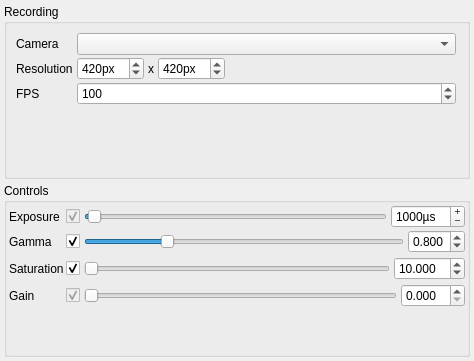
<?xml version="1.0" encoding="UTF-8"?>
<ui version="4.0">
 <class>FLIRCamSettingsDialog</class>
 <widget class="QDialog" name="FLIRCamSettingsDialog">
  <property name="geometry">
   <rect>
    <x>0</x>
    <y>0</y>
    <width>474</width>
    <height>361</height>
   </rect>
  </property>
  <property name="windowTitle">
   <string>Dialog</string>
  </property>
  <layout class="QVBoxLayout" name="verticalLayout">
   <property name="spacing">
    <number>4</number>
   </property>
   <property name="leftMargin">
    <number>4</number>
   </property>
   <property name="topMargin">
    <number>4</number>
   </property>
   <property name="rightMargin">
    <number>4</number>
   </property>
   <property name="bottomMargin">
    <number>4</number>
   </property>
   <item>
    <widget class="QGroupBox" name="cameraGroupBox">
     <property name="title">
      <string>Recording</string>
     </property>
     <layout class="QHBoxLayout" name="horizontalLayout">
      <item>
       <layout class="QFormLayout" name="formLayout_2">
        <property name="horizontalSpacing">
         <number>4</number>
        </property>
        <property name="verticalSpacing">
         <number>2</number>
        </property>
        <property name="rightMargin">
         <number>2</number>
        </property>
        <property name="bottomMargin">
         <number>2</number>
        </property>
        <item row="0" column="0">
         <widget class="QLabel" name="cameraLabel">
          <property name="text">
           <string>Camera</string>
          </property>
         </widget>
        </item>
        <item row="0" column="1">
         <widget class="QComboBox" name="cameraComboBox"/>
        </item>
        <item row="2" column="0">
         <widget class="QLabel" name="fpsLabel">
          <property name="text">
           <string>FPS</string>
          </property>
         </widget>
        </item>
        <item row="2" column="1">
         <widget class="QSpinBox" name="fpsSpinBox">
          <property name="toolTip">
           <string>Frames per second</string>
          </property>
          <property name="minimum">
           <number>4</number>
          </property>
          <property name="maximum">
           <number>1000</number>
          </property>
          <property name="value">
           <number>100</number>
          </property>
         </widget>
        </item>
        <item row="1" column="0">
         <widget class="QLabel" name="resolutionLabel">
          <property name="text">
           <string>Resolution</string>
          </property>
         </widget>
        </item>
        <item row="1" column="1">
         <widget class="QWidget" name="resolutionWidget" native="true">
          <layout class="QHBoxLayout" name="horizontalLayout_3">
           <property name="spacing">
            <number>4</number>
           </property>
           <property name="leftMargin">
            <number>0</number>
           </property>
           <property name="topMargin">
            <number>0</number>
           </property>
           <property name="rightMargin">
            <number>0</number>
           </property>
           <property name="bottomMargin">
            <number>0</number>
           </property>
           <item>
            <widget class="QSpinBox" name="spinBoxWidth">
             <property name="suffix">
              <string>px</string>
             </property>
             <property name="minimum">
              <number>20</number>
             </property>
             <property name="maximum">
              <number>4000</number>
             </property>
             <property name="value">
              <number>420</number>
             </property>
            </widget>
           </item>
           <item>
            <widget class="QLabel" name="label">
             <property name="text">
              <string>x</string>
             </property>
            </widget>
           </item>
           <item>
            <widget class="QSpinBox" name="spinBoxHeight">
             <property name="suffix">
              <string>px</string>
             </property>
             <property name="minimum">
              <number>20</number>
             </property>
             <property name="maximum">
              <number>4000</number>
             </property>
             <property name="value">
              <number>420</number>
             </property>
            </widget>
           </item>
           <item>
            <spacer name="horizontalSpacer_3">
             <property name="orientation">
              <enum>Qt::Horizontal</enum>
             </property>
             <property name="sizeHint" stdset="0">
              <size>
               <width>40</width>
               <height>20</height>
              </size>
             </property>
            </spacer>
           </item>
          </layout>
         </widget>
        </item>
       </layout>
      </item>
     </layout>
    </widget>
   </item>
   <item>
    <widget class="QGroupBox" name="groupBox">
     <property name="title">
      <string>Controls</string>
     </property>
     <layout class="QHBoxLayout" name="horizontalLayout_4">
      <property name="spacing">
       <number>2</number>
      </property>
      <property name="leftMargin">
       <number>2</number>
      </property>
      <property name="topMargin">
       <number>2</number>
      </property>
      <property name="rightMargin">
       <number>2</number>
      </property>
      <property name="bottomMargin">
       <number>2</number>
      </property>
      <item>
       <layout class="QFormLayout" name="formLayout">
        <item row="1" column="0">
         <widget class="QLabel" name="exposureLabel">
          <property name="text">
           <string>Exposure</string>
          </property>
         </widget>
        </item>
        <item row="1" column="1">
         <widget class="QWidget" name="exposureWidget" native="true">
          <layout class="QHBoxLayout" name="horizontalLayout_6">
           <property name="spacing">
            <number>4</number>
           </property>
           <property name="leftMargin">
            <number>0</number>
           </property>
           <property name="topMargin">
            <number>0</number>
           </property>
           <property name="rightMargin">
            <number>0</number>
           </property>
           <property name="bottomMargin">
            <number>0</number>
           </property>
           <item>
            <widget class="QCheckBox" name="checkBox">
             <property name="enabled">
              <bool>false</bool>
             </property>
             <property name="text">
              <string/>
             </property>
             <property name="checked">
              <bool>true</bool>
             </property>
            </widget>
           </item>
           <item>
            <widget class="QSlider" name="sliderExposure">
             <property name="maximum">
              <number>99999</number>
             </property>
             <property name="value">
              <number>1000</number>
             </property>
             <property name="orientation">
              <enum>Qt::Horizontal</enum>
             </property>
            </widget>
           </item>
           <item>
            <widget class="QSpinBox" name="sbExposure">
             <property name="toolTip">
              <string>Adjust camera exposure</string>
             </property>
             <property name="buttonSymbols">
              <enum>QAbstractSpinBox::PlusMinus</enum>
             </property>
             <property name="suffix">
              <string>µs</string>
             </property>
             <property name="minimum">
              <number>10</number>
             </property>
             <property name="maximum">
              <number>99999</number>
             </property>
             <property name="value">
              <number>1000</number>
             </property>
            </widget>
           </item>
          </layout>
         </widget>
        </item>
        <item row="2" column="0">
         <widget class="QLabel" name="gammaLabel">
          <property name="text">
           <string>Gamma</string>
          </property>
         </widget>
        </item>
        <item row="3" column="1">
         <widget class="QWidget" name="contrastWidget" native="true">
          <property name="minimumSize">
           <size>
            <width>100</width>
            <height>0</height>
           </size>
          </property>
          <layout class="QHBoxLayout" name="horizontalLayout_7">
           <property name="spacing">
            <number>4</number>
           </property>
           <property name="leftMargin">
            <number>0</number>
           </property>
           <property name="topMargin">
            <number>0</number>
           </property>
           <property name="rightMargin">
            <number>0</number>
           </property>
           <property name="bottomMargin">
            <number>0</number>
           </property>
          </layout>
         </widget>
        </item>
        <item row="4" column="0">
         <widget class="QLabel" name="saturationLabel">
          <property name="text">
           <string>Saturation</string>
          </property>
         </widget>
        </item>
        <item row="4" column="1">
         <widget class="QWidget" name="saturationWidget" native="true">
          <property name="minimumSize">
           <size>
            <width>100</width>
            <height>0</height>
           </size>
          </property>
          <layout class="QHBoxLayout" name="horizontalLayout_8">
           <property name="spacing">
            <number>4</number>
           </property>
           <property name="leftMargin">
            <number>0</number>
           </property>
           <property name="topMargin">
            <number>0</number>
           </property>
           <property name="rightMargin">
            <number>0</number>
           </property>
           <property name="bottomMargin">
            <number>0</number>
           </property>
           <item>
            <widget class="QCheckBox" name="cbSaturation">
             <property name="text">
              <string/>
             </property>
             <property name="checked">
              <bool>true</bool>
             </property>
            </widget>
           </item>
           <item>
            <widget class="QSlider" name="sliderSaturation">
             <property name="maximum">
              <number>100</number>
             </property>
             <property name="orientation">
              <enum>Qt::Horizontal</enum>
             </property>
            </widget>
           </item>
           <item>
            <widget class="QDoubleSpinBox" name="sbSaturation">
             <property name="toolTip">
              <string>Adjust camera exposure</string>
             </property>
             <property name="decimals">
              <number>3</number>
             </property>
             <property name="minimum">
              <double>1.000000000000000</double>
             </property>
             <property name="maximum">
              <double>100.000000000000000</double>
             </property>
             <property name="singleStep">
              <double>0.500000000000000</double>
             </property>
             <property name="value">
              <double>10.000000000000000</double>
             </property>
            </widget>
           </item>
          </layout>
         </widget>
        </item>
        <item row="5" column="1">
         <widget class="QWidget" name="hueWidget" native="true">
          <property name="minimumSize">
           <size>
            <width>100</width>
            <height>0</height>
           </size>
          </property>
          <layout class="QHBoxLayout" name="horizontalLayout_9">
           <property name="spacing">
            <number>4</number>
           </property>
           <property name="leftMargin">
            <number>0</number>
           </property>
           <property name="topMargin">
            <number>0</number>
           </property>
           <property name="rightMargin">
            <number>0</number>
           </property>
           <property name="bottomMargin">
            <number>0</number>
           </property>
          </layout>
         </widget>
        </item>
        <item row="6" column="0">
         <widget class="QLabel" name="gainLabel">
          <property name="text">
           <string>Gain</string>
          </property>
         </widget>
        </item>
        <item row="6" column="1">
         <widget class="QWidget" name="gainWidget" native="true">
          <property name="minimumSize">
           <size>
            <width>100</width>
            <height>0</height>
           </size>
          </property>
          <layout class="QHBoxLayout" name="horizontalLayout_5">
           <property name="spacing">
            <number>4</number>
           </property>
           <property name="leftMargin">
            <number>0</number>
           </property>
           <property name="topMargin">
            <number>0</number>
           </property>
           <property name="rightMargin">
            <number>0</number>
           </property>
           <property name="bottomMargin">
            <number>0</number>
           </property>
           <item>
            <widget class="QCheckBox" name="checkBox_4">
             <property name="enabled">
              <bool>false</bool>
             </property>
             <property name="text">
              <string/>
             </property>
             <property name="checked">
              <bool>true</bool>
             </property>
            </widget>
           </item>
           <item>
            <widget class="QSlider" name="sliderGain">
             <property name="maximum">
              <number>50</number>
             </property>
             <property name="orientation">
              <enum>Qt::Horizontal</enum>
             </property>
            </widget>
           </item>
           <item>
            <widget class="QDoubleSpinBox" name="sbGain">
             <property name="toolTip">
              <string>Adjust gain</string>
             </property>
             <property name="decimals">
              <number>3</number>
             </property>
             <property name="maximum">
              <double>50.000000000000000</double>
             </property>
            </widget>
           </item>
          </layout>
         </widget>
        </item>
        <item row="2" column="1">
         <widget class="QWidget" name="brightnessWidget" native="true">
          <property name="minimumSize">
           <size>
            <width>100</width>
            <height>0</height>
           </size>
          </property>
          <layout class="QHBoxLayout" name="horizontalLayout_2">
           <property name="spacing">
            <number>4</number>
           </property>
           <property name="leftMargin">
            <number>0</number>
           </property>
           <property name="topMargin">
            <number>0</number>
           </property>
           <property name="rightMargin">
            <number>0</number>
           </property>
           <property name="bottomMargin">
            <number>0</number>
           </property>
           <item>
            <widget class="QCheckBox" name="cbGamma">
             <property name="text">
              <string/>
             </property>
             <property name="checked">
              <bool>true</bool>
             </property>
            </widget>
           </item>
           <item>
            <widget class="QSlider" name="sliderGamma">
             <property name="minimum">
              <number>0</number>
             </property>
             <property name="maximum">
              <number>4</number>
             </property>
             <property name="value">
              <number>1</number>
             </property>
             <property name="orientation">
              <enum>Qt::Horizontal</enum>
             </property>
            </widget>
           </item>
           <item>
            <widget class="QDoubleSpinBox" name="sbGamma">
             <property name="toolTip">
              <string>Adjust camera exposure</string>
             </property>
             <property name="decimals">
              <number>3</number>
             </property>
             <property name="minimum">
              <double>0.000000000000000</double>
             </property>
             <property name="maximum">
              <double>4.000000000000000</double>
             </property>
             <property name="singleStep">
              <double>0.250000000000000</double>
             </property>
             <property name="value">
              <double>0.800000000000000</double>
             </property>
            </widget>
           </item>
          </layout>
         </widget>
        </item>
       </layout>
      </item>
     </layout>
    </widget>
   </item>
  </layout>
 </widget>
 <resources/>
 <connections>
  <connection>
   <sender>sliderExposure</sender>
   <signal>valueChanged(int)</signal>
   <receiver>sbExposure</receiver>
   <slot>setValue(int)</slot>
   <hints>
    <hint type="sourcelabel">
     <x>226</x>
     <y>197</y>
    </hint>
    <hint type="destinationlabel">
     <x>420</x>
     <y>199</y>
    </hint>
   </hints>
  </connection>
  <connection>
   <sender>sbExposure</sender>
   <signal>valueChanged(int)</signal>
   <receiver>sliderExposure</receiver>
   <slot>setValue(int)</slot>
   <hints>
    <hint type="sourcelabel">
     <x>453</x>
     <y>212</y>
    </hint>
    <hint type="destinationlabel">
     <x>297</x>
     <y>200</y>
    </hint>
   </hints>
  </connection>
  <connection>
   <sender>cbGamma</sender>
   <signal>toggled(bool)</signal>
   <receiver>sliderGamma</receiver>
   <slot>setEnabled(bool)</slot>
   <hints>
    <hint type="sourcelabel">
     <x>93</x>
     <y>238</y>
    </hint>
    <hint type="destinationlabel">
     <x>143</x>
     <y>238</y>
    </hint>
   </hints>
  </connection>
  <connection>
   <sender>cbGamma</sender>
   <signal>toggled(bool)</signal>
   <receiver>sbGamma</receiver>
   <slot>setEnabled(bool)</slot>
   <hints>
    <hint type="sourcelabel">
     <x>91</x>
     <y>233</y>
    </hint>
    <hint type="destinationlabel">
     <x>450</x>
     <y>241</y>
    </hint>
   </hints>
  </connection>
  <connection>
   <sender>cbSaturation</sender>
   <signal>toggled(bool)</signal>
   <receiver>sliderSaturation</receiver>
   <slot>setEnabled(bool)</slot>
   <hints>
    <hint type="sourcelabel">
     <x>95</x>
     <y>279</y>
    </hint>
    <hint type="destinationlabel">
     <x>184</x>
     <y>280</y>
    </hint>
   </hints>
  </connection>
  <connection>
   <sender>cbSaturation</sender>
   <signal>toggled(bool)</signal>
   <receiver>sbSaturation</receiver>
   <slot>setEnabled(bool)</slot>
   <hints>
    <hint type="sourcelabel">
     <x>102</x>
     <y>274</y>
    </hint>
    <hint type="destinationlabel">
     <x>425</x>
     <y>285</y>
    </hint>
   </hints>
  </connection>
 </connections>
</ui>
